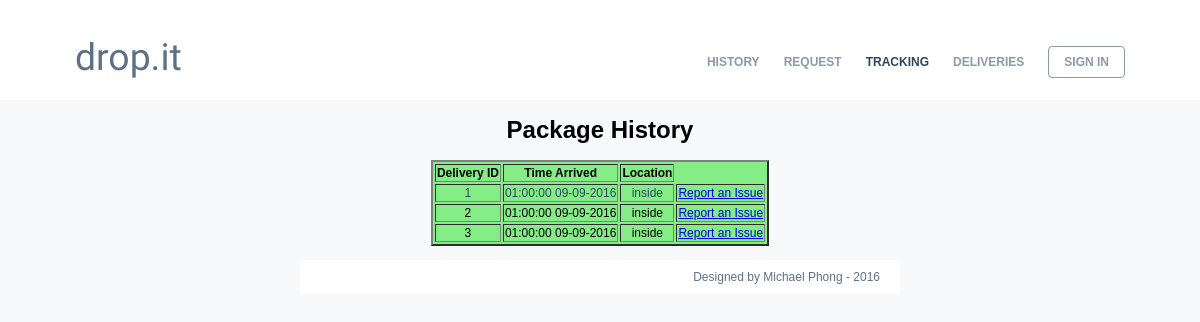
/redundant/history.php, run on an earlier commit of the app's database.
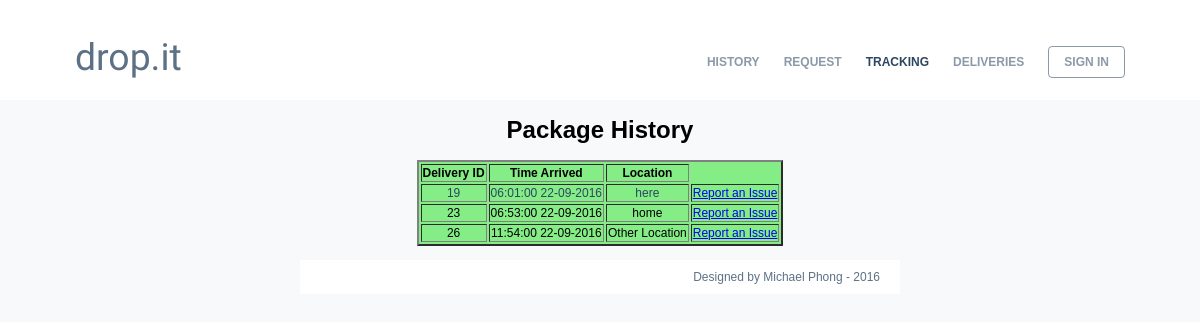
And on a later commit of the database.
### tables this page shows
CREATE TABLE IF NOT EXISTS `history` (
  `delivery_id` int(10) NOT NULL,
  `time` int(64) NOT NULL,
  `location` varchar(300) NOT NULL,
  PRIMARY KEY (`delivery_id`,`time`)
);

### redundant/history.php (the view, shortened to what this page needs)
<!DOCTYPE html>
<html>
    <head>
         <link async href="../css/styles.css" rel="stylesheet" type="text/css"/>
    </head>
    <body>
        <div id="back_nav">
			<div id="wrapper">
				<header>
					<a id="login_blue" class="menu menu_blue" href="login.php"><?php
                                                                        if(isset($_SESSION['email']))
                                                                            echo 'SIGN OUT</a>';
                                                                        else
																		 {
                                                                            echo 'SIGN IN</a>';}?>
					<a id="header" class="intro intro_blue" href="../index.php">drop.it</a>
					<a id="deliveries" class="menu menu_blue" href="deliveries.php">DELIVERIES</a>
					<a id="tracking" class="menu menu_blue selected" href="tracking.php">TRACKING</a>
                    <a id="request" class="menu menu_blue" href="request.php">REQUEST</a>
					<a id="request" class="menu menu_blue" href="history.php">HISTORY</a>
				</header>
					<div id="content">
      <?php
	  $servername = "localhost";
	  $username = "edit";
	  $password = "editme";
	  $dbname = "tib";
	  $conn = new mysqli($servername, $username, $password, $dbname);
	  $sql = "SELECT delivery_id, time, location FROM history";
	  $result = $conn->query($sql);
      ?>
	  <h1>Package History</h1>
      <table border="2" style= "background-color: #84ed86; color: black; margin: 0 auto;" >
      <thead>
        <tr>
          <th>Delivery ID</th>
          <th>Time Arrived</th>
          <th>Location</th>
        </tr>
      </thead>
      <tbody>
        <?php
		if ($result->num_rows > 0)
		{
          while( $row = $result->fetch_assoc()){
            echo
            "<tr>
              <td>$row[delivery_id]</td>
			  <td>" . date('h:i:s\ d-m-Y',$row[time]) . "</td>
			  <td>$row[location]</td>
			  <td><a href='complaints.php?id=".$row['delivery_id']."'>Report an Issue</a></td>
            </tr>\n";
          }
		}
		else {
				echo "No Results Found";}
        ?>
      </tbody>
    </table>
	<br>
                    <footer id="footer">
                        <p> Designed by Michael Phong - 2016</p>
					</footer>
					</div>
				</div>
			</div>
    </body>
</html>

### css/styles.css (style rules this page uses)
body { margin: 0 auto; z-index: -99; background: rgb(248, 249, 250); }
body #back_nav { position: relative; width: 100%; background: white; height: 100px; z-index: 1; }
#wrapper { margin: 0 auto; font-family: Helvetica; font-size: 12px; min-width: 800px; max-width: 1080px; background-color: rgb(248, 249, 250); min-height: 100vh; margin-bottom: 10px; overflow: hidden; }
header { padding-top: 25px; height: 75px; background-color: white; }
.intro { position: relative; float: left; margin-top: 10px; display: inline-block; font-family: 'Fredoka One', cursive; color: white; height:49px; text-align:center; font-size: 28pt; width: 100px; text-decoration: none; z-index: 2; left: 15px; }
.intro_blue { color: rgba(44, 70, 98, 0.77); }
.menu { position: relative; right: 15px; float: right; padding-right: 20px; margin-top: 22px; color: white; font-weight: bold; text-decoration: none; z-index: 2; padding-left: 12px; padding-right: 12px; line-height: 30px; }
.menu_blue { color: rgba(44, 70, 98, 0.55); }
#login_blue, .button { border:1px solid rgba(44, 70, 98, 0.55); border-radius: 4px; margin-top: 21px; line-height: 30px; padding-left: 15px; padding-right: 15px; margin-left: 12px; }
.selected { color: rgb(44, 70, 98); }
#content { height: 100%; text-align: center; width: 600px; margin: 0 auto; margin-top: 10px; }
tbody tr:first-of-type { color: #2c4662 !important; }
#footer { font-family: Helvetica; font-size: 12px; //position: absolute; //clear: both; text-align: right; display:block; width: 100%; background-color: white; color: rgba(44, 70, 98, 0.77); z-index: 2; //left: 0px; //top: 100vh; position: relative; }
#footer p { margin: 0px; padding-bottom: 10px; padding-top: 10px; margin-right: 20px; }

What changed in the data, as far as the page shows it:
removed history: delivery "1", time "01:00:00 09-09-2016", location "inside"
removed history: delivery "2", time "01:00:00 09-09-2016", location "inside"
removed history: delivery "3", time "01:00:00 09-09-2016", location "inside"
added history: delivery "19", time "06:01:00 22-09-2016", location "here"
added history: delivery "23", time "06:53:00 22-09-2016", location "home"
added history: delivery "26", time "11:54:00 22-09-2016", location "Other Location"
